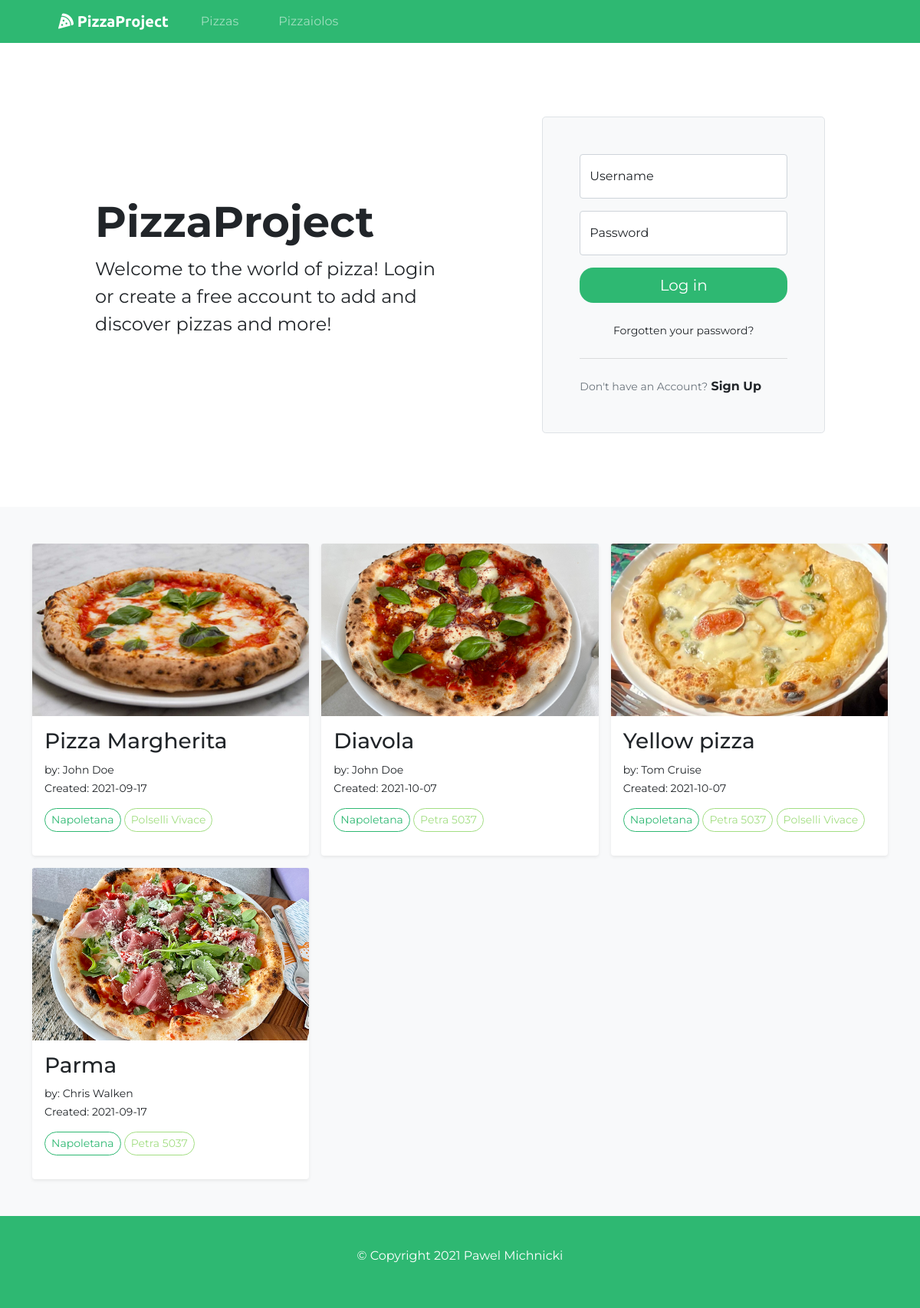
The page / on the database its author committed.
### pizzas/models.py (models this page shows, shortened)
class Pizza(models.Model):
    owner = models.ForeignKey(Pizzaiolo, null=True, blank=True, on_delete=models.CASCADE)
    id = models.UUIDField(default=uuid.uuid4, unique=True, primary_key=True, editable=False)
    created = models.DateTimeField(auto_now_add=True)
    was_edited = models.BooleanField(default=False, null=True)
    edited = models.DateTimeField(auto_now=True)
    title = models.CharField(max_length=200)
    description = models.TextField(null=True, blank=True)
    image = models.ImageField(null=True, blank=True, default='pizzas/default.jpg', upload_to="pizzas/")
    style = models.ManyToManyField('Style', blank=True)
    flour = models.ManyToManyField('Flour', blank=True)
    @property
    def created_str(self):
        today = str(datetime.datetime.today()).split(" ")[0]
        created_string = str(self.created).split(" ")[0]
        if today == created_string:
            return "Today"
        else:
            return created_string

class Style(models.Model):
    id = models.UUIDField(default=uuid.uuid4, unique=True, primary_key=True, editable=False)
    created = models.DateTimeField(auto_now_add=True)
    name = models.CharField(max_length=200)

class Flour(models.Model):
    id = models.UUIDField(default=uuid.uuid4, unique=True, primary_key=True, editable=False)
    created = models.DateTimeField(auto_now_add=True)
    name = models.CharField(max_length=200)

### pizzaiolos/models.py (models this page shows, shortened)
class Pizzaiolo(models.Model):
    user = models.OneToOneField(User, on_delete=models.CASCADE)
    first_name = models.CharField(max_length=200, blank=True, null=True)
    last_name = models.CharField(max_length=200, blank=True, null=True)
    email = models.EmailField(max_length=500, blank=True, null=True)
    username = models.CharField(max_length=200, blank=True, null=True)
    location = models.CharField(max_length=200, blank=True, null=True)
    bio = models.TextField(blank=True, null=True)
    oven = models.CharField(max_length=200, blank=True, null=True)
    mixer = models.CharField(max_length=200, blank=True, null=True)
    profile_img = models.ImageField(null=True, blank=True, upload_to='pizzaiolos/', default='pizzaiolos/user-default.png')
    social_instagram = models.CharField(max_length=200, blank=True, null=True)
    social_facebook = models.CharField(max_length=200, blank=True, null=True)
    created = models.DateTimeField(auto_now_add=True)
    id = models.UUIDField(default=uuid.uuid4, unique=True, primary_key=True, editable=False)
    class Meta:
        ordering = ['last_name']
    @property
    def name(self):
        name_string = f"{self.first_name} {self.last_name}"
        return name_string

### pizzas/views.py (the view)
# urls.py: path('', include('pizzas.urls')),
def pizzas(request):
    search_query = ""
    if request.GET.get('search_query'):
        search_query = request.GET.get('search_query')
    pizzaiolos = Pizzaiolo.objects.filter(Q(last_name__icontains=search_query) | Q(first_name__icontains=search_query))
    flours = Flour.objects.filter(name__icontains=search_query)
    styles = Style.objects.filter(name__icontains=search_query)
    pizzas = Pizza.objects.distinct().filter(
        Q(title__icontains=search_query) |
        Q(owner__in=pizzaiolos) |
        Q(flour__in=flours) |
        Q(style__in=styles)
    )
    context = {
        'pizzas': pizzas,
        'search_query': search_query,
    }
    return render(request, 'pizzas/pizzas.html', context)

### pizzas/templates/pizzas/pizzas.html
{% extends 'main.html' %}
{% block content %}
<main>
  {% if request.user.is_authenticated %}
    {% include 'pizzas/pizzas-album.html' %}
  {% else %}
    {% include 'login.html' %}
    {% include 'pizzas/pizzas-album.html' %}
  {% endif %}
</main>
{% endblock content %}

### pizzas/templates/pizzas/pizzas-album.html
 <div class="album py-5 bg-light">
    <div class="container">
      <div class="row row-cols-1 row-cols-sm-2 row-cols-md-3 g-3">
        {% if pizzas %}
        {% for pizza in pizzas %}
        <div class="col">
          <div class="card shadow-sm pizza-card">
            <a href="{% url 'pizza' pizza.id %}" class="link-dark"><img class="card-img-top" width="100%" height="225" src="{{ pizza.image.url }}"/></a>
            <div class="card-body">
              <h3><a class="link-dark" href="{% url 'pizza' pizza.id %}">{{ pizza.title }}</a></h3>
              <small>by:
                <a class="link-dark" href="{% url 'pizzaiolo' pizza.owner.id %}">{{ pizza.owner.name }}</a></small>
              <br>
              <small>Created: {{ pizza.created_str }}</small>
              <div class="d-flex justify-content-between align-items-center">
                <div class="tag-area">
                  {% for style in pizza.style.all  %}
                  <a href="{% url 'pizzas' %}?search_query={{ style.name }}" class="btn btn-sm btn-outline-secondary tag-style">{{ style.name }}</a>
                  {% endfor %}
                  {% for flour in pizza.flour.all  %}
                  <a href="{% url 'pizzas' %}?search_query={{ flour.name }}" class="btn btn-sm btn-outline-secondary tag-flour">{{ flour.name }}</a>
                  {% endfor %}
                </div>
              </div>
            </div>
          </div>
        </div>
        {% endfor %}
        {% else %}
        <div class="p-4 p-md-5 rounded-3 shadow bg-white w-100 text-center">
          <h3>Sorry, no pizzas found :(</h3>
          <br>
          <a class="link-dark" href="{% url 'pizzas' %}"><small class="tag-style p-1">Show All</small></a>
        </div>
        {% endif %}
      </div>
    </div>
  </div>

### static/css/styles.css (style rules this page uses)
html,body,wrapper { width: 100%; height: 100%; margin: 0px; padding: 0px; overflow-x: hidden; }
body { padding-top: 3.5rem; font-family: 'Montserrat'; background-color: #2EB872; }
.card { border: none; }
img { object-fit: cover; }
.link-dark { text-decoration: none; }
.pizza-card { min-height: 23rem; height: 100%; }
.tag-style { color: #2EB872; border: 1px solid #2EB872; border-radius: 18px; margin: 4px 0; }
.tag-flour { color: #A3DE83; border: 1px solid #A3DE83; border-radius: 18px; }
.tag-area { margin-top: 10px; margin-bottom: 10px; min-height: 2.5rem; }

### rows shown on the page
Pizza: image (picture), title "Pizza Margherita", owner.name "John Doe", created_str "2021-09-17"
Style: name "Napoletana"
Flour: name "Polselli Vivace"
Pizza: image (picture), title "Diavola", owner.name "John Doe", created_str "2021-10-07"
Flour: name "Petra 5037"
Pizza: image (picture), title "Yellow pizza", owner.name "Tom Cruise", created_str "2021-10-07"
Pizza: image (picture), title "Parma", owner.name "Chris Walken", created_str "2021-09-17"
